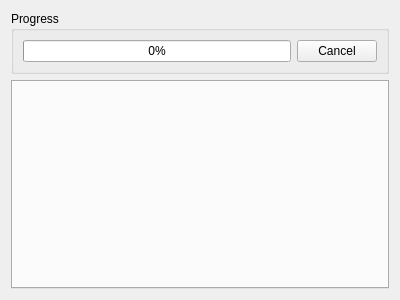
<?xml version="1.0" encoding="UTF-8"?>
<ui version="4.0">
 <class>tvseg_ui::FeedbackWidget</class>
 <widget class="QWidget" name="tvseg_ui::FeedbackWidget">
  <property name="geometry">
   <rect>
    <x>0</x>
    <y>0</y>
    <width>400</width>
    <height>300</height>
   </rect>
  </property>
  <property name="windowTitle">
   <string>Form</string>
  </property>
  <layout class="QVBoxLayout" name="verticalLayout" stretch="0,1">
   <item>
    <widget class="QGroupBox" name="progressBox">
     <property name="title">
      <string>Progress</string>
     </property>
     <layout class="QHBoxLayout" name="horizontalLayout" stretch="1,0">
      <item>
       <widget class="QProgressBar" name="progressBar">
        <property name="value">
         <number>0</number>
        </property>
       </widget>
      </item>
      <item>
       <widget class="QPushButton" name="cancelButton">
        <property name="text">
         <string>Cancel</string>
        </property>
        <property name="checkable">
         <bool>false</bool>
        </property>
       </widget>
      </item>
     </layout>
    </widget>
   </item>
   <item>
    <widget class="QTabWidget" name="tabWidget">
     <property name="currentIndex">
      <number>-1</number>
     </property>
     <property name="tabsClosable">
      <bool>true</bool>
     </property>
     <property name="movable">
      <bool>true</bool>
     </property>
    </widget>
   </item>
  </layout>
 </widget>
 <resources/>
 <connections/>
</ui>
